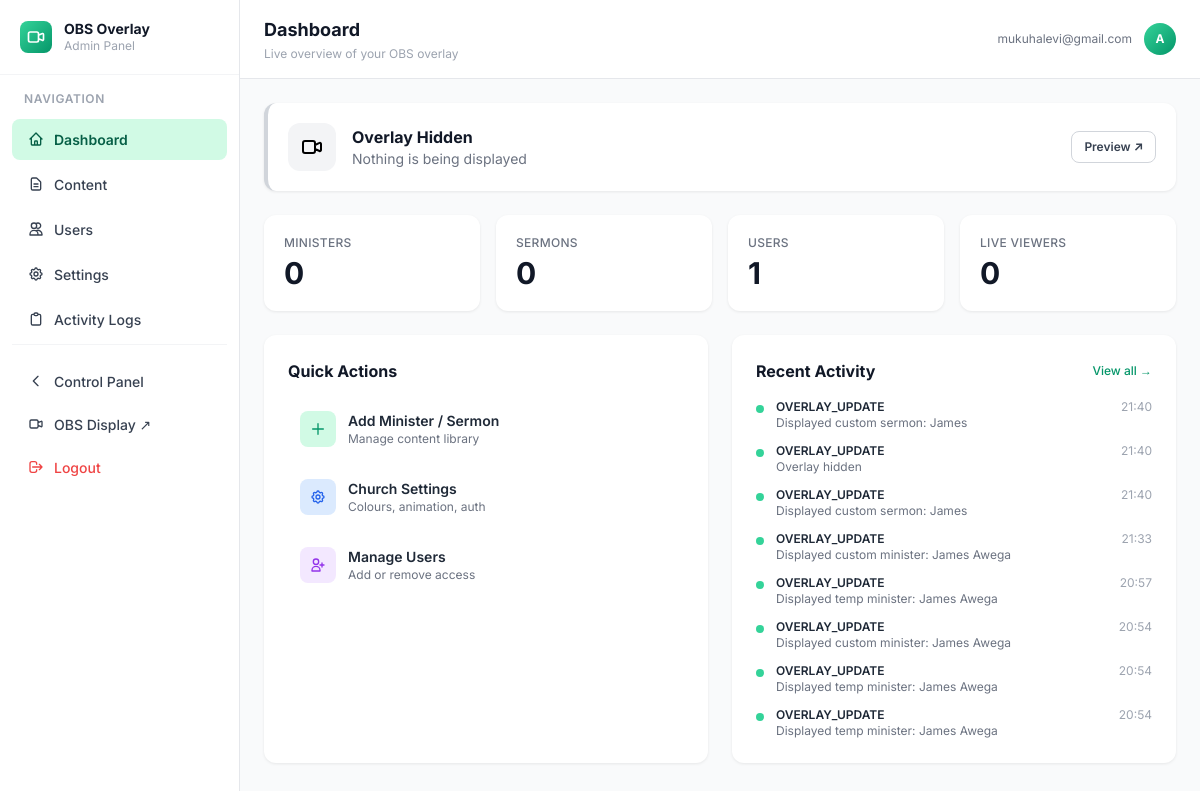
The app's page /admin/dashboard (signed in) with its own data.
### models.py (models this page shows, shortened)
class User(UserMixin, db.Model):
    id = db.Column(db.Integer, primary_key=True)
    email = db.Column(db.String(120), unique=True, nullable=False)
    name = db.Column(db.String(120))
    is_admin = db.Column(db.Boolean, default=False)
    created_at = db.Column(db.DateTime, default=datetime.utcnow)

class ActivityLog(db.Model):
    id = db.Column(db.Integer, primary_key=True)
    user_id = db.Column(db.Integer, db.ForeignKey('user.id'), nullable=True)
    user_email = db.Column(db.String(120))
    user_name = db.Column(db.String(120))
    action = db.Column(db.String(100), nullable=False)
    details = db.Column(db.String(500))
    timestamp = db.Column(db.DateTime, default=datetime.utcnow)
    ip_address = db.Column(db.String(50))

### blueprints/admin.py (the view)
@admin_bp.route('/')
@admin_bp.route('/dashboard')
@login_required
@admin_required
def dashboard():
    from models import Church, Settings, AnimationSettings, Minister, Sermon, User, ActivityLog
    church = Church.query.first()
    settings = {s.key: s.value for s in Settings.query.all()}
    animation_settings = AnimationSettings.query.first()
    cleanup_old_logs()
    recent_logs = ActivityLog.query.order_by(ActivityLog.timestamp.desc()).limit(8).all()
    return render_template('admin/dashboard.html',
                           church=church,
                           settings=settings,
                           animation_settings=animation_settings,
                           current_state=overlay_state,
                           ministers_count=Minister.query.count(),
                           sermons_count=Sermon.query.count(),
                           users_count=User.query.count(),
                           sse_clients=0,
                           recent_logs=recent_logs)

### utils/helpers.py (called while the page is built)
def admin_required(f):
    @wraps(f)
    def decorated(*args, **kwargs):
        if not current_user.is_authenticated:
            return redirect(url_for('auth.login'))
        if not current_user.is_admin:
            log_activity('UNAUTHORIZED_ACCESS_ATTEMPT',
                         f'Attempted admin access: {request.path}')
            return jsonify({'error': 'Admin access required'}), 403
        return f(*args, **kwargs)
    return decorated

def cleanup_old_logs():
    from models import ActivityLog
    try:
        cutoff = datetime.utcnow() - timedelta(days=7)
        deleted = ActivityLog.query.filter(ActivityLog.timestamp < cutoff).delete()
        if deleted:
            db.session.commit()
            print(f"[CLEANUP] Removed {deleted} old activity logs")
    except Exception as e:
        db.session.rollback()
        print(f"Error cleaning up logs: {e}")

### templates/admin/dashboard.html (shortened to what this page needs)
{% extends 'admin/base_admin.html' %}
{% block page_title %}Dashboard{% endblock %}
{% block page_subtitle %}Live overview of your OBS overlay{% endblock %}
{% block admin_content %}
<div class="card p-5 mb-6 border-l-4 transition-all duration-300" id="status-card">
    <div class="flex items-center justify-between flex-wrap gap-4">
        <div class="flex items-center gap-4">
            <div class="w-12 h-12 rounded-xl flex items-center justify-center transition-colors duration-300" id="status-icon-bg">
            </div>
            <div>
                <p class="font-bold text-gray-900" id="status-title">Loading…</p>
                <p class="text-sm text-gray-500" id="status-detail">—</p>
            </div>
        </div>
        <div class="flex items-center gap-3">
            <a href="{{ url_for('display.show') }}" target="_blank"
               class="btn btn-ghost btn-sm">Preview ↗</a>
        </div>
    </div>
</div>
<div class="grid grid-cols-2 md:grid-cols-4 gap-4 mb-6">
    <div class="card p-5">
        <p class="text-xs text-gray-500 font-medium uppercase tracking-wide">Ministers</p>
        <p class="text-3xl font-bold text-gray-900 mt-1">{{ ministers_count }}</p>
    </div>
    <div class="card p-5">
        <p class="text-xs text-gray-500 font-medium uppercase tracking-wide">Sermons</p>
        <p class="text-3xl font-bold text-gray-900 mt-1">{{ sermons_count }}</p>
    </div>
    <div class="card p-5">
        <p class="text-xs text-gray-500 font-medium uppercase tracking-wide">Users</p>
        <p class="text-3xl font-bold text-gray-900 mt-1">{{ users_count }}</p>
    </div>
    <div class="card p-5">
        <p class="text-xs text-gray-500 font-medium uppercase tracking-wide">Live Viewers</p>
        <p class="text-3xl font-bold text-gray-900 mt-1" id="sse-count">{{ sse_clients }}</p>
    </div>
</div>
<div class="grid grid-cols-1 lg:grid-cols-2 gap-6">
    <div class="card p-6">
        <h2 class="text-base font-bold text-gray-900 mb-4">Quick Actions</h2>
        <div class="space-y-2">
            <a href="{{ url_for('admin.content') }}"
               class="flex items-center gap-3 p-3 rounded-lg hover:bg-gray-50 transition no-underline group">
                <div class="w-9 h-9 bg-emerald-100 rounded-lg flex items-center justify-center flex-shrink-0">
                    <svg class="w-4 h-4 text-emerald-600" fill="none" stroke="currentColor" viewBox="0 0 24 24">
                        <path stroke-linecap="round" stroke-linejoin="round" stroke-width="2" d="M12 4v16m8-8H4"/>
                    </svg>
                </div>
                <div>
                    <p class="text-sm font-semibold text-gray-800">Add Minister / Sermon</p>
                    <p class="text-xs text-gray-500">Manage content library</p>
                </div>
            </a>
            <a href="{{ url_for('admin.settings') }}"
               class="flex items-center gap-3 p-3 rounded-lg hover:bg-gray-50 transition no-underline">
                <div class="w-9 h-9 bg-blue-100 rounded-lg flex items-center justify-center flex-shrink-0">
                </div>
                <div>
                    <p class="text-sm font-semibold text-gray-800">Church Settings</p>
                    <p class="text-xs text-gray-500">Colours, animation, auth</p>
                </div>
            </a>
            <a href="{{ url_for('admin.users') }}"
               class="flex items-center gap-3 p-3 rounded-lg hover:bg-gray-50 transition no-underline">
                <div class="w-9 h-9 bg-purple-100 rounded-lg flex items-center justify-center flex-shrink-0">
                    <svg class="w-4 h-4 text-purple-600" fill="none" stroke="currentColor" viewBox="0 0 24 24">
                        <path stroke-linecap="round" stroke-linejoin="round" stroke-width="2"
                              d="M18 9v3m0 0v3m0-3h3m-3 0h-3m-2-5a4 4 0 11-8 0 4 4 0 018 0zM3 20a6 6 0 0112 0v1H3v-1z"/>
                    </svg>
                </div>
                <div>
                    <p class="text-sm font-semibold text-gray-800">Manage Users</p>
                    <p class="text-xs text-gray-500">Add or remove access</p>
                </div>
            </a>
        </div>
    </div>
    <div class="card p-6">
        <div class="flex items-center justify-between mb-4">
            <h2 class="text-base font-bold text-gray-900">Recent Activity</h2>
            <a href="{{ url_for('admin.logs') }}" class="text-xs text-emerald-600 hover:underline font-medium">View all →</a>
        </div>
        {% if recent_logs %}
        <div class="space-y-3">
            {% for log in recent_logs %}
            <div class="flex items-start gap-3">
                <div class="w-2 h-2 rounded-full bg-emerald-400 mt-1.5 flex-shrink-0"></div>
                <div class="flex-1 min-w-0">
                    <p class="text-xs font-semibold text-gray-800 truncate">{{ log.action }}</p>
                    <p class="text-xs text-gray-500 truncate">{{ log.details or '—' }}</p>
                </div>
                <p class="text-xs text-gray-400 flex-shrink-0">{{ log.timestamp.strftime('%H:%M') }}</p>
            </div>
            {% endfor %}
        </div>
        {% else %}
        <p class="text-sm text-gray-400">No recent activity yet</p>
        {% endif %}
    </div>
</div>
{% endblock %}

### templates/admin/base_admin.html (shortened to what this page needs)
{% extends 'base.html' %}
{% block body %}
<div class="flex h-screen overflow-hidden bg-gray-50">
    <aside id="adminSidebar" class="admin-sidebar flex-shrink-0 overflow-y-auto">
        <div class="p-5 border-b border-gray-100">
            <a href="{{ url_for('admin.dashboard') }}" class="flex items-center gap-3 no-underline">
                <div class="w-8 h-8 bg-gradient-to-br from-emerald-400 to-emerald-600 rounded-lg flex items-center justify-center">
                    <svg class="w-5 h-5 text-white" fill="none" stroke="currentColor" viewBox="0 0 24 24">
                        <path stroke-linecap="round" stroke-linejoin="round" stroke-width="2"
                              d="M15 10l4.553-2.069A1 1 0 0121 8.882v6.236a1 1 0 01-1.447.894L15 14M5 18h8a2 2 0 002-2V8a2 2 0 00-2-2H5a2 2 0 00-2 2v8a2 2 0 002 2z"/>
                    </svg>
                </div>
                <div>
                    <p class="font-bold text-sm text-gray-900 leading-tight">OBS Overlay</p>
                    <p class="text-xs text-gray-400">Admin Panel</p>
                </div>
            </a>
        </div>
        <nav class="flex-1 px-3 py-4 space-y-1">
            <p class="text-xs font-semibold text-gray-400 uppercase tracking-wider px-3 mb-3">Navigation</p>
            <a href="{{ url_for('admin.dashboard') }}"
               class="admin-nav-link {% if request.endpoint == 'admin.dashboard' %}active{% endif %}">
                <svg class="w-4 h-4" fill="none" stroke="currentColor" viewBox="0 0 24 24">
                    <path stroke-linecap="round" stroke-linejoin="round" stroke-width="2"
                          d="M3 12l2-2m0 0l7-7 7 7M5 10v10a1 1 0 001 1h3m10-11l2 2m-2-2v10a1 1 0 01-1 1h-3m-6 0a1 1 0 001-1v-4a1 1 0 011-1h2a1 1 0 011 1v4a1 1 0 001 1m-6 0h6"/>
                </svg>
                Dashboard
            </a>
            <a href="{{ url_for('admin.content') }}"
               class="admin-nav-link {% if request.endpoint == 'admin.content' %}active{% endif %}">
                <svg class="w-4 h-4" fill="none" stroke="currentColor" viewBox="0 0 24 24">
                    <path stroke-linecap="round" stroke-linejoin="round" stroke-width="2"
                          d="M9 12h6m-6 4h6m2 5H7a2 2 0 01-2-2V5a2 2 0 012-2h5.586a1 1 0 01.707.293l5.414 5.414a1 1 0 01.293.707V19a2 2 0 01-2 2z"/>
                </svg>
                Content
            </a>
            <a href="{{ url_for('admin.users') }}"
               class="admin-nav-link {% if request.endpoint == 'admin.users' %}active{% endif %}">
                <svg class="w-4 h-4" fill="none" stroke="currentColor" viewBox="0 0 24 24">
                    <path stroke-linecap="round" stroke-linejoin="round" stroke-width="2"
                          d="M12 4.354a4 4 0 110 5.292M15 21H3v-1a6 6 0 0112 0v1zm0 0h6v-1a6 6 0 00-9-5.197M13 7a4 4 0 11-8 0 4 4 0 018 0z"/>
                </svg>
                Users
            </a>
            <a href="{{ url_for('admin.settings') }}"
               class="admin-nav-link {% if request.endpoint == 'admin.settings' %}active{% endif %}">
                Settings
            </a>
            <a href="{{ url_for('admin.logs') }}"
               class="admin-nav-link {% if request.endpoint == 'admin.logs' %}active{% endif %}">
                <svg class="w-4 h-4" fill="none" stroke="currentColor" viewBox="0 0 24 24">
                    <path stroke-linecap="round" stroke-linejoin="round" stroke-width="2"
                          d="M9 5H7a2 2 0 00-2 2v12a2 2 0 002 2h10a2 2 0 002-2V7a2 2 0 00-2-2h-2M9 5a2 2 0 002 2h2a2 2 0 002-2M9 5a2 2 0 012-2h2a2 2 0 012 2"/>
                </svg>
                Activity Logs
            </a>
            <div class="pt-4 border-t border-gray-100 mt-4">
                <a href="{{ url_for('user.panel') }}" class="admin-nav-link">
                    <svg class="w-4 h-4" fill="none" stroke="currentColor" viewBox="0 0 24 24">
                        <path stroke-linecap="round" stroke-linejoin="round" stroke-width="2"
                              d="M15 19l-7-7 7-7"/>
                    </svg>
                    Control Panel
                </a>
                <a href="{{ url_for('display.show') }}" target="_blank" class="admin-nav-link">
                    <svg class="w-4 h-4" fill="none" stroke="currentColor" viewBox="0 0 24 24">
                        <path stroke-linecap="round" stroke-linejoin="round" stroke-width="2"
                              d="M15 10l4.553-2.069A1 1 0 0121 8.882v6.236a1 1 0 01-1.447.894L15 14M5 18h8a2 2 0 002-2V8a2 2 0 00-2-2H5a2 2 0 00-2 2v8a2 2 0 002 2z"/>
                    </svg>
                    OBS Display ↗
                </a>
                <a href="{{ url_for('auth.logout') }}" class="admin-nav-link text-red-500 hover:bg-red-50 hover:text-red-700">
                    <svg class="w-4 h-4" fill="none" stroke="currentColor" viewBox="0 0 24 24">
                        <path stroke-linecap="round" stroke-linejoin="round" stroke-width="2"
                              d="M17 16l4-4m0 0l-4-4m4 4H7m6 4v1a3 3 0 01-3 3H6a3 3 0 01-3-3V7a3 3 0 013-3h4a3 3 0 013 3v1"/>
                    </svg>
                    Logout
                </a>
            </div>
        </nav>
    </aside>
    <div class="flex-1 flex flex-col overflow-hidden">
        <header class="bg-white border-b border-gray-200 px-6 py-4 flex items-center gap-4 flex-shrink-0">
            <div class="flex-1">
                <h1 class="text-lg font-bold text-gray-900">{% block page_title %}Admin{% endblock %}</h1>
                <p class="text-xs text-gray-400 mt-0.5">{% block page_subtitle %}OBS Overlay System{% endblock %}</p>
            </div>
            <div class="flex items-center gap-3">
                <span class="text-xs text-gray-500 hidden md:block">{{ current_user.email }}</span>
                <div class="w-8 h-8 bg-gradient-to-br from-emerald-400 to-emerald-600 rounded-full flex items-center justify-center">
                    <span class="text-white font-bold text-xs">
                        {{ current_user.name[0] if current_user.name else current_user.email[0] }}
                    </span>
                </div>
            </div>
        </header>
        <main class="flex-1 overflow-y-auto p-6">
            {% block admin_content %}{% endblock %}
        </main>
    </div>
</div>
{% endblock %}

### templates/base.html (style rules this page uses)
body { font-family: 'Inter', sans-serif; }

### templates/admin/base_admin.html (style rules this page uses)
.admin-sidebar { width: 240px; flex-shrink: 0; background: white; border-right: 1px solid #e5e7eb; min-height: 100vh; display: flex; flex-direction: column; }
.admin-nav-link { display: flex; align-items: center; gap: 10px; padding: 10px 16px; border-radius: 8px; font-size: 14px; font-weight: 500; color: #374151; text-decoration: none; transition: all 0.15s; margin-bottom: 2px; }
.admin-nav-link.active { background: #d1fae5; color: #065f46; font-weight: 600; }
.admin-nav-link svg { flex-shrink: 0; }
.card { background: white; border-radius: 12px; box-shadow: 0 1px 3px rgba(0,0,0,0.08); }
.btn { padding: 9px 18px; border-radius: 8px; font-weight: 600; font-size: 13px; cursor: pointer; border: none; transition: all 0.18s; display: inline-flex; align-items: center; gap: 6px; }
.btn-ghost { background: transparent; border: 1.5px solid #d1d5db; color: #374151; }
.btn-sm { padding: 6px 12px; font-size: 12px; }

### records on screen
User: email "mukuhalevi@gmail.com", name "A"
ActivityLog: action "OVERLAY_UPDATE", details "Displayed custom sermon: James", timestamp "21:40"
ActivityLog: action "OVERLAY_UPDATE", details "Overlay hidden", timestamp "21:40"
ActivityLog: action "OVERLAY_UPDATE", details "Displayed custom sermon: James", timestamp "21:40"
ActivityLog: action "OVERLAY_UPDATE", details "Displayed custom minister: James Awega", timestamp "21:33"
ActivityLog: action "OVERLAY_UPDATE", details "Displayed temp minister: James Awega", timestamp "20:57"
ActivityLog: action "OVERLAY_UPDATE", details "Displayed custom minister: James Awega", timestamp "20:54"
ActivityLog: action "OVERLAY_UPDATE", details "Displayed temp minister: James Awega", timestamp "20:54"
ActivityLog: action "OVERLAY_UPDATE", details "Displayed temp minister: James Awega", timestamp "20:54"

### other values on screen
{{ ministers_count }} "0"
{{ sermons_count }} "0"
{{ users_count }} "1"
{{ sse_clients }} "0"
